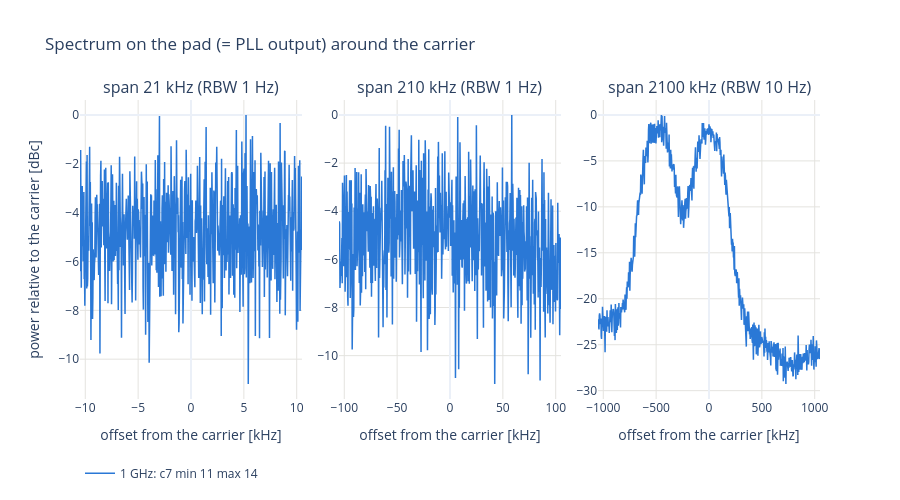

Notebook source saved alongside this figure:
### Code cell
# Averaged analyzer traces per span, relative to the carrier (trace maximum), in the RBW of that span.
spans = sorted(traces["span"].unique()) if len(traces) else []
fig = make_subplots(rows=1, cols=max(len(spans), 1), horizontal_spacing=0.05,
                    subplot_titles=[f"span {s / 1e3:g} kHz (RBW {traces.loc[traces['span'] == s, 'rbw'].iloc[0]:g} Hz)"
                                    for s in spans])
for col, span in enumerate(spans, 1):
    for f_t, d in traces[traces["span"] == span].groupby("f_target"):
        if f_t not in COLORS:
            continue
        fig.add_scatter(x=d["offset"] / 1e3, y=d["power_dbm"] - d["power_dbm"].max(), mode="lines",
                        line=dict(color=COLORS[f_t], width=1.5), name=NAMES[f_t], legendgroup=NAMES[f_t],
                        showlegend=col == 1, row=1, col=col,
                        hovertemplate=f"{NAMES[f_t]}<br>%{{x:.2f}} kHz: %{{y:.1f}} dBc<extra></extra>")
fig.update_layout(title="Spectrum on the pad (= PLL output) around the carrier", template="plotly_white", height=500,
                  legend=dict(orientation="h", y=-0.2), hoverlabel=dict(namelength=-1))
fig.update_xaxes(title="offset from the carrier [kHz]", gridcolor=GRID)
fig.update_yaxes(gridcolor=GRID)
fig.update_yaxes(title="power relative to the carrier [dBc]", col=1)
save(fig, "traces")

### Figure 1 — Plotly figure (JSON) as saved in the notebook; plotly's stock layout.template omitted (floating-point values rounded to 4 significant figures; data arrays with more than 128 entries replaced by an {"elided": "..."} marker saying what was removed)
{"data": [{"hovertemplate": "1 GHz: c7 min 11 max 14<br>%{x:.2f} kHz: %{y:.1f} dBc<extra></extra>", "legendgroup": "1 GHz: c7 min 11 max 14", "line": {"color": "#2a78d6", "width": 1.5}, "mode": "lines", "name": "1 GHz: c7 min 11 max 14", "showlegend": true, "type": "scatter", "x": {"elided": "691 float values"}, "xaxis": "x", "y": {"elided": "691 float values"}, "yaxis": "y"}, {"hovertemplate": "1 GHz: c7 min 11 max 14<br>%{x:.2f} kHz: %{y:.1f} dBc<extra></extra>", "legendgroup": "1 GHz: c7 min 11 max 14", "line": {"color": "#2a78d6", "width": 1.5}, "mode": "lines", "name": "1 GHz: c7 min 11 max 14", "showlegend": false, "type": "scatter", "x": {"elided": "691 float values"}, "xaxis": "x2", "y": {"elided": "691 float values"}, "yaxis": "y2"}, {"hovertemplate": "1 GHz: c7 min 11 max 14<br>%{x:.2f} kHz: %{y:.1f} dBc<extra></extra>", "legendgroup": "1 GHz: c7 min 11 max 14", "line": {"color": "#2a78d6", "width": 1.5}, "mode": "lines", "name": "1 GHz: c7 min 11 max 14", "showlegend": false, "type": "scatter", "x": {"elided": "691 float values"}, "xaxis": "x3", "y": {"elided": "691 float values"}, "yaxis": "y3"}], "layout": {"annotations": [{"font": {"size": 16}, "showarrow": false, "text": "span 21 kHz (RBW 1 Hz)", "x": 0.15, "xanchor": "center", "xref": "paper", "y": 1, "yanchor": "bottom", "yref": "paper"}, {"font": {"size": 16}, "showarrow": false, "text": "span 210 kHz (RBW 1 Hz)", "x": 0.5, "xanchor": "center", "xref": "paper", "y": 1, "yanchor": "bottom", "yref": "paper"}, {"font": {"size": 16}, "showarrow": false, "text": "span 2100 kHz (RBW 10 Hz)", "x": 0.85, "xanchor": "center", "xref": "paper", "y": 1, "yanchor": "bottom", "yref": "paper"}], "height": 500, "hoverlabel": {"namelength": -1}, "legend": {"orientation": "h", "y": -0.2}, "title": {"text": "Spectrum on the pad (= PLL output) around the carrier"}, "xaxis": {"anchor": "y", "domain": [0, 0.3], "gridcolor": "#e4e3df", "title": {"text": "offset from the carrier [kHz]"}}, "xaxis2": {"anchor": "y2", "domain": [0.35, 0.65], "gridcolor": "#e4e3df", "title": {"text": "offset from the carrier [kHz]"}}, "xaxis3": {"anchor": "y3", "domain": [0.7, 1], "gridcolor": "#e4e3df", "title": {"text": "offset from the carrier [kHz]"}}, "yaxis": {"anchor": "x", "domain": [0, 1], "gridcolor": "#e4e3df", "title": {"text": "power relative to the carrier [dBc]"}}, "yaxis2": {"anchor": "x2", "domain": [0, 1], "gridcolor": "#e4e3df"}, "yaxis3": {"anchor": "x3", "domain": [0, 1], "gridcolor": "#e4e3df"}}}
